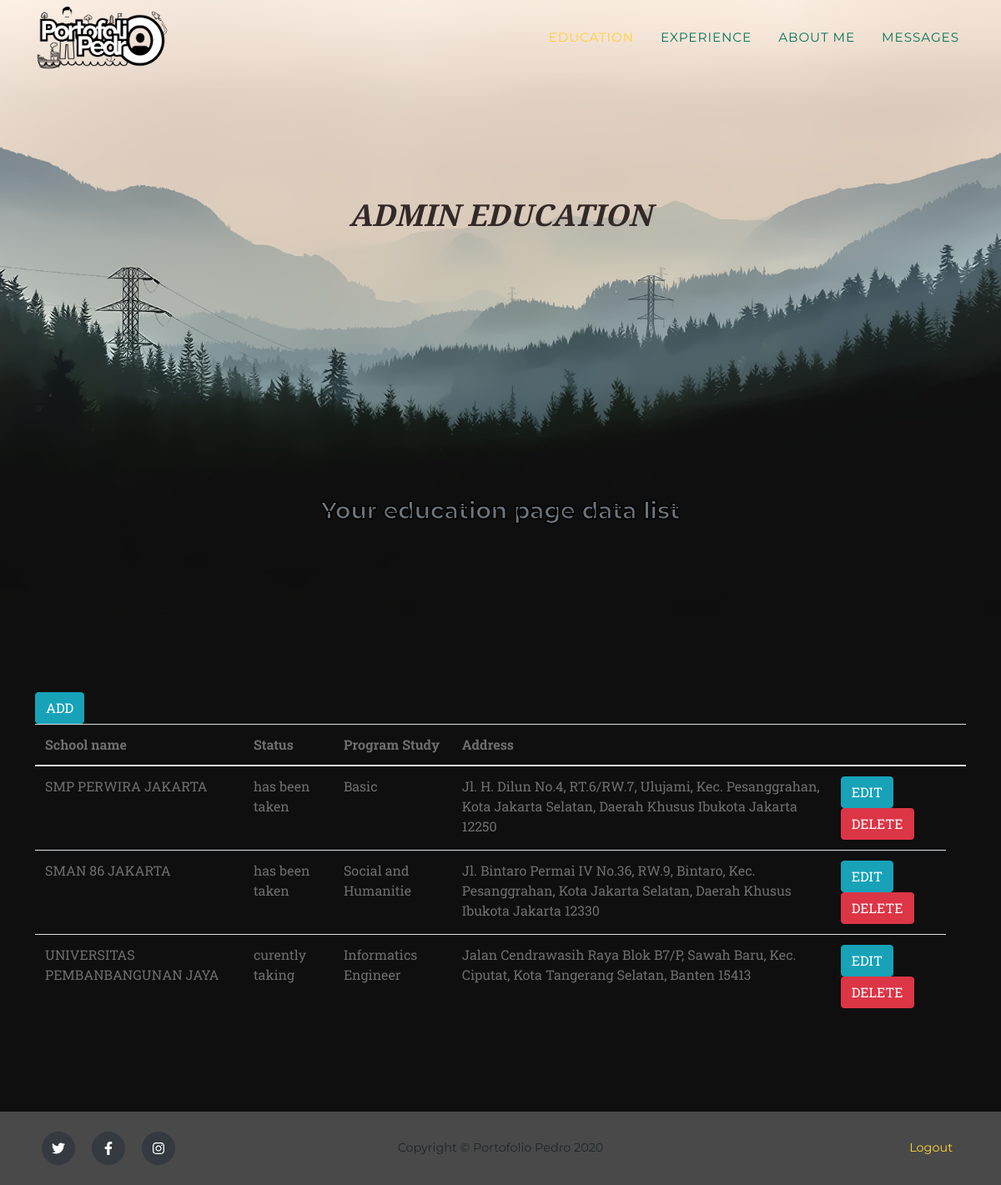
The page /admedu.php on the database its author committed.
### tables this page shows
CREATE TABLE `education` (
  `id` int(11) NOT NULL,
  `nama` varchar(50) NOT NULL,
  `status` varchar(20) NOT NULL,
  `programs` varchar(20) NOT NULL,
  `alamat` varchar(500) NOT NULL
);

### admedu.php (the view, shortened to what this page needs)
<!DOCTYPE html>
<html lang="en">
    <head>
        <link href="css/styles.css" rel="stylesheet" />
    </head>
    <?php
    include_once 'koneksi.php';
    ?>
    <body id="page-top">
        <nav class="navbar navbar-expand-lg navbar-dark fixed-top" id="mainNav">
            <div class="container">
                <a class="navbar-brand js-scroll-trigger" href="admin.php"><img src="assets/img/navbar-logo.png" alt="" /></a>
                <div class="collapse navbar-collapse" id="navbarResponsive">
                    <ul class="navbar-nav text-uppercase ml-auto">
                        <li class="nav-item"><a class="nav-link js-scroll-trigger" href="#page-top">Education</a></li>
                        <li class="nav-item"><a class="nav-link js-scroll-trigger" href="admexp.php">Experience</a></li>
                        <li class="nav-item"><a class="nav-link js-scroll-trigger" href="admabout.php">About Me</a></li>
                        <li class="nav-item"><a class="nav-link js-scroll-trigger" href="admin.php">Messages</a></li>
                    </ul>
                </div>
            </div>
        </nav>
        <header class="masthead">
                <div class="text-center">
                    <h2 class="masthead-subheading text-uppercase">Admin Education</h2>
                    <h3 class="section-subheading text-muted">Your education page data list</h3>
                </div>
        </header>
        <section class="page-section">
        <div class="container">
        <a href="tambahedu.php" class="btn btn-info">ADD</a>
            <div class="row">
                <div class="col-md-12">
                <table id="listtable" class="table table-solid">
                <thead>
                    <tr>
                    <th>School name</th>
                    <th>Status</th>
                    <th>Program Study</th>
                    <th>Address</th>
                    <th>&nbsp;<th>
                    </tr>
                </thead>
                <tbody>
            <?php
            $strSQL = "SELECT * FROM education";
            $runStrSQL = mysqli_query($conn,$strSQL);
            $jmlRowData = mysqli_num_rows($runStrSQL);
            if ($jmlRowData < 0) {
            echo "<tr><td colspan='4'>Data Tidak Terdapat Dalam Database</td></tr>";
            }
            else {
            while($row = mysqli_fetch_assoc($runStrSQL)) {
            ?>
                    <tr>
                    <td><?php echo $row["nama"] ?></td>
                    <td><?php echo $row["status"] ?></td>
                    <td><?php echo $row["programs"] ?></td>
                    <td><?php echo $row["alamat"] ?></td>
                    <td>
                        <a href="editedu.php?id=<?php echo $row["id"] ?>" class="btn btn-info">EDIT</a>
                        <a href="deleteedu.php?id=<?php echo $row["id"]?>" class="btn btn-danger">DELETE</a>
                    </td>
                    </tr>
            <?php
            }
            }
            ?>
                </tbody>
                </table>
                </div>
            </div>
        </div>
        </section>
        <footer class="footer py-4">
            <div class="container">
                <div class="row align-items-center">
                    <div class="col-lg-4 text-lg-left">
                        <a class="btn btn-dark btn-social mx-2" href="#!"><i class="fab fa-twitter"></i></a>
                        <a class="btn btn-dark btn-social mx-2" href="https://www.facebook.com/fedroandika.putra"><i class="fab fa-facebook-f"></i></a>
                        <a class="btn btn-dark btn-social mx-2" href="https://www.instagram.com/rodr.x6/"><i class="fab fa-instagram"></i></a>
                    </div>
                    <div class="col-lg-4 my-3 my-lg-0">
                        Copyright © Portofolio Pedro 2020
                    </div>
                    <div class="col-lg-4 text-lg-right">
                        <a class="mr-3" href="index.php">Logout</a>
                    </div>
                </div>
            </div>
        </footer>
    </body>
</html>

### rows shown on the page
education: nama "SMP PERWIRA JAKARTA", status "has been taken", programs "Basic", alamat "Jl. H. Dilun No.4, RT.6/RW.7, Ulujami, Kec. Pesanggrahan, Kota Jakarta Selatan, Daerah Khusus Ibukota Jakarta 12250"
education: nama "SMAN 86 JAKARTA", status "has been taken", programs "Social and Humanitie", alamat "Jl. Bintaro Permai IV No.36, RW.9, Bintaro, Kec. Pesanggrahan, Kota Jakarta Selatan, Daerah Khusus Ibukota Jakarta 12330"
education: nama "UNIVERSITAS PEMBANBANGUNAN JAYA", status "curently taking", programs "Informatics Engineer", alamat "Jalan Cendrawasih Raya Blok B7/P, Sawah Baru, Kec. Ciputat, Kota Tangerang Selatan, Banten 15413"
